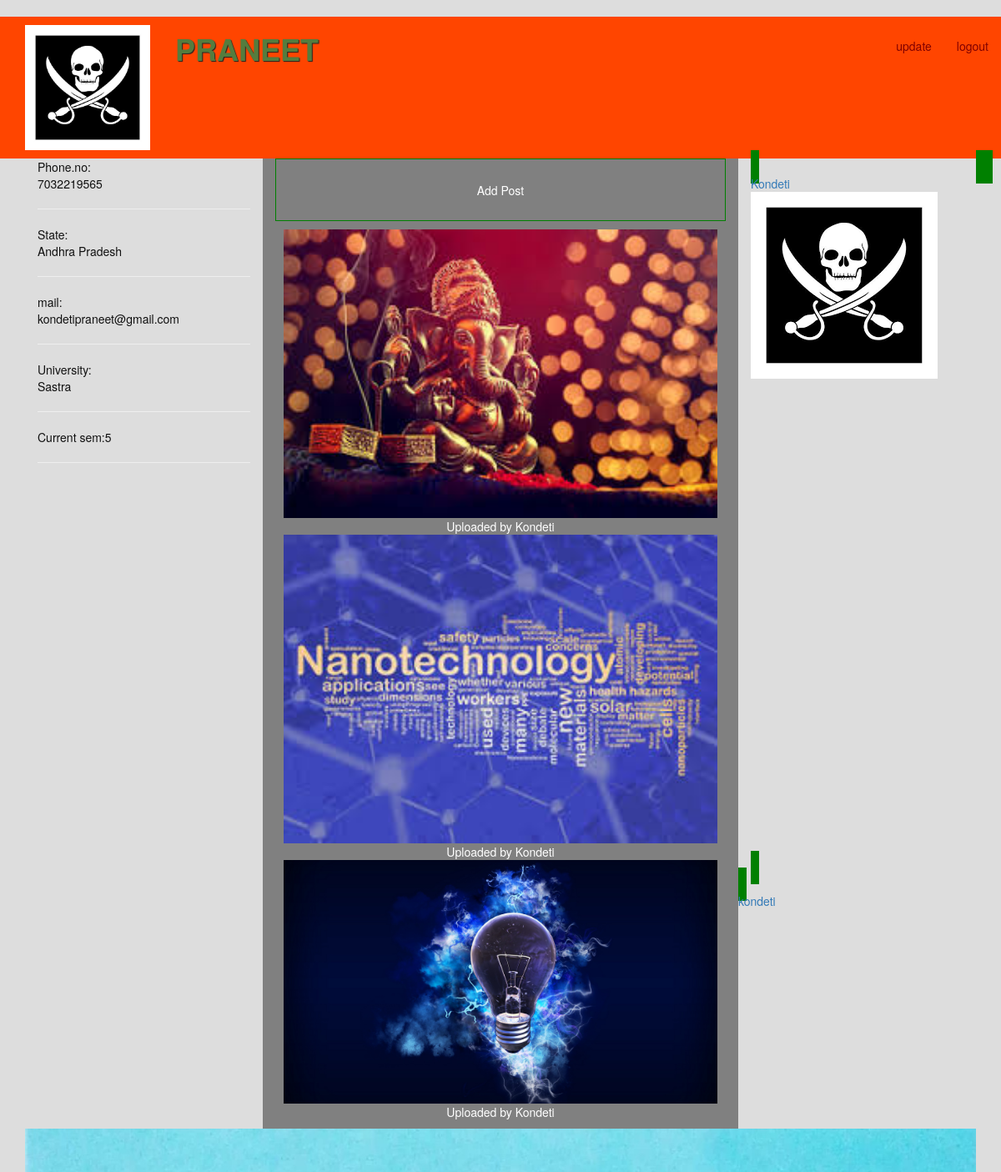
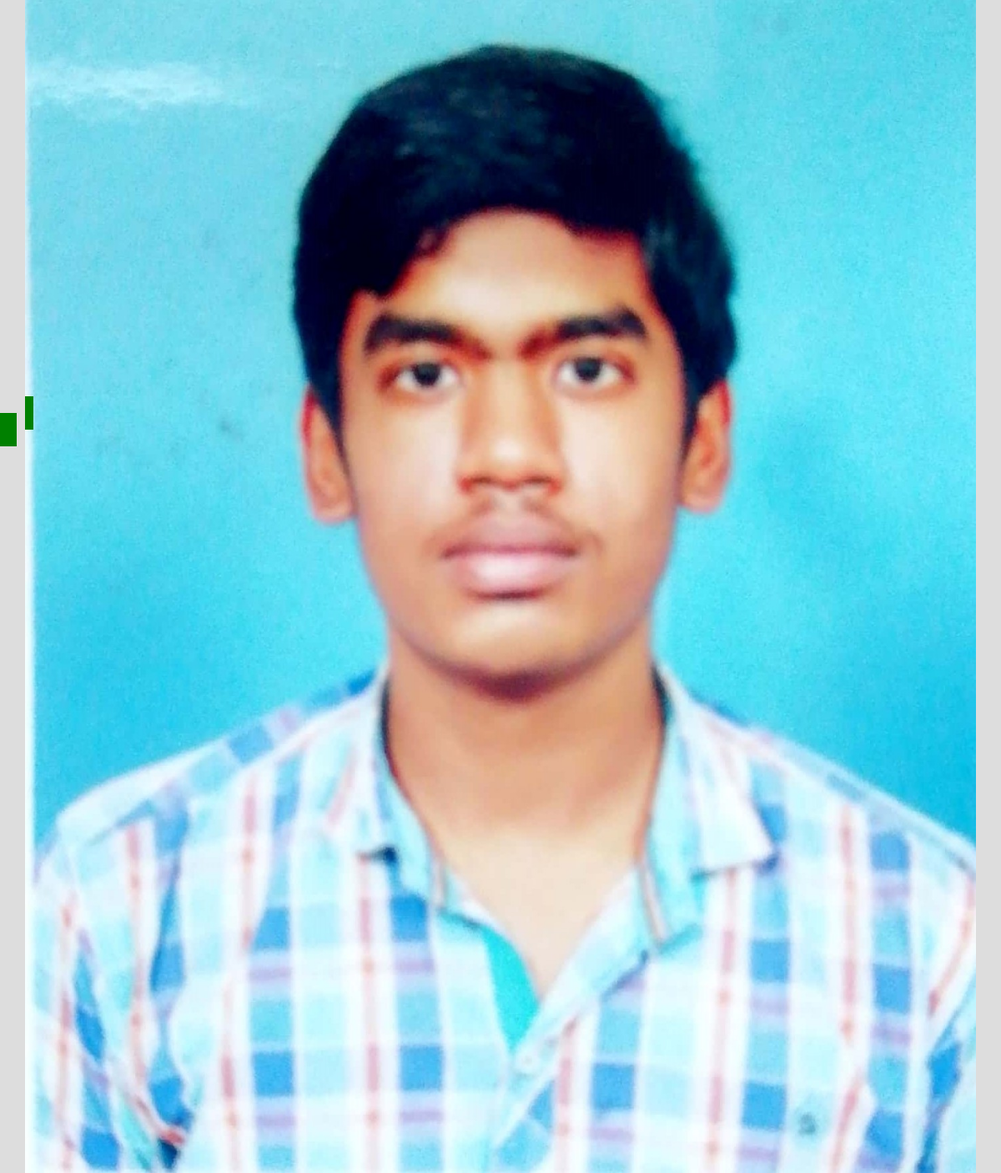
Page /kondeti/ (signed in) on the committed database (2 pictures, top to bottom).
### accounts/models.py (models this page shows, shortened)
class Profile(models.Model):
    user = models.OneToOneField(User, on_delete=models.CASCADE)
    image = models.ImageField(default='default.jpeg', upload_to='profile_pics')
    phno =models.IntegerField(default=999999999)
    dob = models.DateField(default=timezone.now)
    state = models.CharField(default='Andhra Pradesh',max_length=100)
    university = models.CharField(default='Sastra',max_length=100)
    sem = models.IntegerField(default=5)

### kondeti/models.py (models this page shows, shortened)
class Post(models.Model):
    location = models.CharField(max_length=100)
    image = models.ImageField(upload_to='POSTS')
    date_posted = models.DateTimeField(default=timezone.now,editable=False)
    creator = models.ForeignKey(User, on_delete=models.CASCADE)

### kondeti/views.py (the view)
# urls.py: path('',views.home,name='home'),
@login_required(login_url='/')
def home(request):
    posts=Post.objects.all()
    u = User.objects.all()
    return render(request,'kondeti/content.html',{'posts':posts,'u':u})

### kondeti/templates/kondeti/content.html (shortened to what this page needs)
﻿{% load static %}
<!DOCTYPE html>
<html lang="en">
<head>
    <link rel="stylesheet" href={% static 'css/bootstrap.css' %}>
    <link rel="stylesheet" href={% static 'css/style.css' %}>
</head>
<body>
    <header>
        <nav id="header-nav" class="nav navbar-default">
            <div class="container">
                <div class="navbar-header">
                    <div id="logo-img" class=" pull-left">
                        <img src="{{user.profile.image.url}}" class="img-responsive" alt="profilepic" style="min-height:100%;" />
                    </div>
                    <div class="navbar-brand pull-left">
                        <h1>{{user.first_name}}</h1>
                    </div>
                </div>
                <div id="collapsable-nav" class="nav navbar-nav navbar-right">
                    <ul id="nav-list" class="nav navbar-nav navbar-right">
                        <li>
                            <a href={% url 'update' %}>update</a>
                        </li>
                        <li>
                            <a href={% url 'logout' %}>logout</a>
                        </li>
                    </ul>
                </div>
            </div>
        </nav>
    </header>
    <div id="maincontent" class="container">
        <div id="mainprofile" class="col-lg-3 col-md-3">
            <div id="mainnumber">
                Phone.no:<br>
                {{user.profile.phno}}
            </div>
            <hr>
            <div id="mainstate">
                State:<br>
                {{user.profile.state}}
            </div>
            <hr>
            <div id="mainmail">
                mail:<br>
                {{user.email}}
            </div>
            <hr>
            <div id="mainuniversity">
                University:<br>
                {{user.profile.university}}
            </div>
            <hr>
            <div id="mainsem">
                Current sem:{{user.profile.sem}}
            </div>
            <hr>
        </div>
        <div id="posts" class="col-lg-6 col-md-6">
            <a href="addPost">
            <div id="postadd">
                Add Post
            </div>
            </a>
            <div id="posttile" class="text-center">
                {% for post in posts reversed %}
                <img src="{{post.image.url}}" class="img-responsive " style="min-width:100%; height:auto;">
                <div>Uploaded by {{post.creator}}</div>
                {% endfor %}
            </div>
        </div>
        <div id="users" class="col-lg-3 col-md-3">
            {% for us in u %}
            <a href="kondeti/display"
                <div class="ustile">
                    <div>{{us.username}}</div>
                    <div style="height:100%;width: 100%;">
                    <img src="{{us.profile.image.url}}" class="img-responsive">
                    </div>
                </div>
            {% endfor %}
</body>
</html>

### static/css/style.css (style rules this page uses)
body { background-color:#ddd; box-sizing: border-box; }
#header-nav { background-color: orangered; }
#logo-img { width:150px; height:150px; margin:10px 15px 10px 0; border:none; float:left; }
.navbar-brand { float:left; padding-top: 25px; }
.navbar-brand h1 { color:#557c3e; font-size: 2em; font-weight:bold; text-transform:uppercase; text-shadow:1px 1px 1px #222; margin-top: 0; margin-bottom: 0; line-height: .75; }
#nav-list { margin-top: 10px; }
#nav-list a { color: maroon; text-align: center; }
#mainprofile { color: #111; }
#posts { background-color: grey; }
#postadd { color:white; padding: 0; height: 75px; text-align: center; line-height: 75px; border:1px solid green; }
#posttile { max-width:100%; min-width:100%; height:auto; }
#posts > div { padding: 10px; color:white; }
.ustile { padding:10px; background-color: green; height:50px; }

### rows in the picture
Post: image (picture), creator "Kondeti"
Post: image (picture), creator "Kondeti"
Post: image (picture), creator "Kondeti"

### other values in the picture
{{ user.first_name }} "PRANEET"
{{ user.profile.phno }} "7032219565"
{{ user.profile.state }} "Andhra Pradesh"
{{ user.email }} "kondetipraneet@gmail.com"
{{ user.profile.university }} "Sastra"
{{ user.profile.sem }} "5"
{{ us.username }} "Kondeti"
{{ us.username }} "kondeti"
